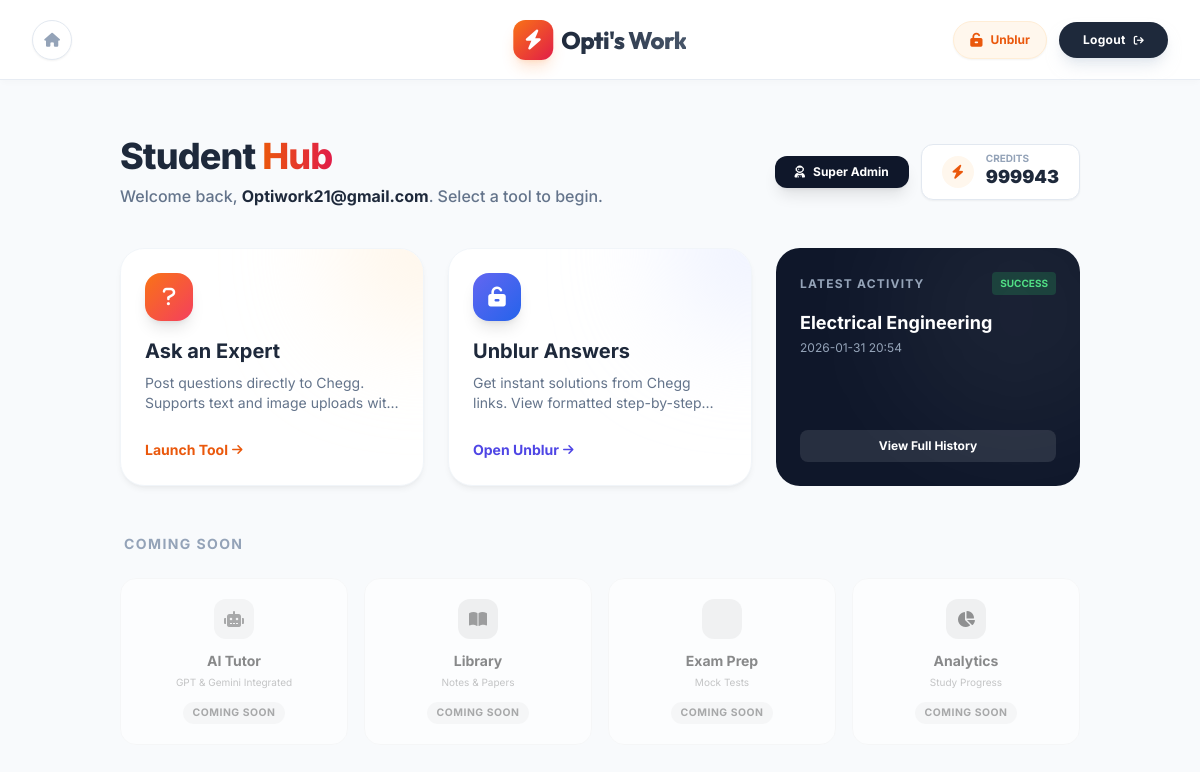
The page /dashboard (signed in) on the database its author committed.
### models.py (models this page shows)
class User(UserMixin, db.Model):
    id = db.Column(db.Integer, primary_key=True)
    username = db.Column(db.String(150), unique=True, nullable=False)
    password = db.Column(db.String(150), nullable=False)
    role = db.Column(db.String(50), default='user')
    credits = db.Column(db.Integer, default=0)
    manager_id = db.Column(db.Integer, db.ForeignKey('user.id'), nullable=True)
    service_accounts = db.relationship('ServiceAccount', backref='owner', lazy=True, foreign_keys='ServiceAccount.owner_id')

class Job(db.Model):
    id = db.Column(db.Integer, primary_key=True)
    user_id = db.Column(db.Integer, db.ForeignKey('user.id'), nullable=False)
    subject = db.Column(db.String(100), nullable=False)
    content = db.Column(db.Text, nullable=False)
    status = db.Column(db.String(50), default='Pending')
    result_message = db.Column(db.Text, nullable=True)
    timestamp = db.Column(db.DateTime, default=datetime.utcnow)

### app.py (the view, shortened to what this page needs)
@app.route('/dashboard', methods=['GET', 'POST'])
@login_required
def dashboard():
    global RECENT_POSTS
    if current_user.role == 'super_admin':
        target_owner_id = None
        accounts = ServiceAccount.query.all()
    elif current_user.role == 'admin':
        target_owner_id = current_user.id
        accounts = ServiceAccount.query.filter_by(owner_id=target_owner_id).all()
    else:
        target_owner_id = current_user.manager_id
        if target_owner_id:
            accounts = ServiceAccount.query.filter_by(owner_id=target_owner_id).all()
        else:
            accounts = []
    my_jobs = Job.query.filter_by(user_id=current_user.id).order_by(Job.timestamp.desc()).all()
    return render_template('dashboard.html',
                           user=current_user,
                           accounts=accounts,
                           jobs=my_jobs)

### app.py (called while the page is built)
@login_manager.user_loader
def load_user(user_id):
    return db.session.get(User, int(user_id))

### templates/dashboard.html (shortened to what this page needs)
{% extends "base.html" %}
{% block content %}
<div id="hub-view" class="min-h-screen pb-20">
    <div class="max-w-7xl mx-auto pt-10 px-4 mb-10 animate-enter">
        <div class="flex flex-col md:flex-row justify-between items-end md:items-center gap-6">
            <div>
                <h1 class="text-4xl font-extrabold text-slate-800 tracking-tight mb-2">
                    Student <span class="text-transparent bg-clip-text bg-gradient-to-r from-orange-600 to-rose-600">Hub</span>
                </h1>
                <p class="text-slate-500 font-medium">Welcome back, <strong class="text-slate-800">{{ user.username }}</strong>. Select a tool to begin.</p>
            </div>
            <div class="flex flex-wrap items-center gap-3">
                {% if user.role == 'super_admin' %}
                <a href="{{ url_for('super_admin_dashboard') }}" class="px-5 py-2 bg-slate-900 text-white text-xs font-bold rounded-xl shadow-lg hover:bg-slate-800 transition-all flex items-center gap-2">
                    <i class="fa-solid fa-user-astronaut"></i> Super Admin
                </a>
                {% endif %}
                <div class="bg-white px-5 py-2 rounded-xl border border-slate-200 shadow-sm flex items-center gap-3">
                    <div class="w-8 h-8 rounded-full bg-orange-50 flex items-center justify-center text-orange-600">
                        <i class="fa-solid fa-bolt text-sm"></i>
                    </div>
                    <div class="flex flex-col leading-none">
                        <span class="text-[10px] uppercase font-bold text-slate-400">Credits</span>
                        <span class="text-lg font-black text-slate-800">{{ user.credits }}</span>
                    </div>
                </div>
            </div>
        </div>
    </div>
    <div class="max-w-7xl mx-auto px-4 grid grid-cols-1 md:grid-cols-2 lg:grid-cols-3 gap-6 mb-12 animate-enter delay-100">
        <div onclick="openTool()" class="glass-card p-6 rounded-3xl cursor-pointer group relative overflow-hidden">
            <div class="absolute top-0 right-0 w-32 h-32 bg-orange-100 rounded-full blur-3xl -mr-16 -mt-16 transition-all group-hover:bg-orange-200"></div>
            <div class="relative z-10">
                <div class="w-12 h-12 rounded-2xl bg-gradient-to-br from-orange-500 to-rose-500 text-white flex items-center justify-center text-xl shadow-lg mb-4">
                    <i class="fa-solid fa-question"></i>
                </div>
                <h3 class="text-xl font-bold text-slate-800 mb-2">Ask an Expert</h3>
                <p class="text-sm text-slate-500 mb-6 line-clamp-2">Post questions directly to Chegg. Supports text and image uploads with OCR.</p>
                <span class="inline-flex items-center text-orange-600 font-bold text-sm group-hover:gap-2 transition-all">
                    Launch Tool <i class="fa-solid fa-arrow-right ml-1 text-xs"></i>
                </span>
            </div>
        </div>
        <a href="{{ url_for('unblur') }}" class="glass-card p-6 rounded-3xl cursor-pointer group relative overflow-hidden block">
            <div class="absolute top-0 right-0 w-32 h-32 bg-indigo-100 rounded-full blur-3xl -mr-16 -mt-16 transition-all group-hover:bg-indigo-200"></div>
            <div class="relative z-10">
                <div class="w-12 h-12 rounded-2xl bg-gradient-to-br from-indigo-500 to-blue-600 text-white flex items-center justify-center text-xl shadow-lg mb-4">
                    <i class="fa-solid fa-unlock-keyhole"></i>
                </div>
                <h3 class="text-xl font-bold text-slate-800 mb-2">Unblur Answers</h3>
                <p class="text-sm text-slate-500 mb-6 line-clamp-2">Get instant solutions from Chegg links. View formatted step-by-step answers.</p>
                <span class="inline-flex items-center text-indigo-600 font-bold text-sm group-hover:gap-2 transition-all">
                    Open Unblur <i class="fa-solid fa-arrow-right ml-1 text-xs"></i>
                </span>
            </div>
        </a>
        {% if jobs %}
        {% set latest = jobs[0] %}
        <div class="bg-slate-900 p-6 rounded-3xl relative overflow-hidden flex flex-col justify-between">
            <div class="absolute top-0 right-0 w-64 h-64 bg-white/5 rounded-full blur-3xl -mr-16 -mt-16"></div>
            <div>
                <div class="flex items-center justify-between mb-4">
                    <span class="text-xs font-bold text-slate-400 uppercase tracking-widest">Latest Activity</span>
                    {% if latest.status == 'Completed' %}
                        <span class="bg-green-500/20 text-green-400 px-2 py-1 rounded text-[10px] font-bold">SUCCESS</span>
                    {% elif latest.status == 'Failed' %}
                        <span class="bg-red-500/20 text-red-400 px-2 py-1 rounded text-[10px] font-bold">FAILED</span>
                    {% else %}
                        <span class="bg-yellow-500/20 text-yellow-400 px-2 py-1 rounded text-[10px] font-bold">PROCESSING</span>
                    {% endif %}
                </div>
                <p class="text-white font-bold line-clamp-2 text-lg leading-snug mb-1">{{ latest.subject }}</p>
                <p class="text-slate-400 text-xs truncate">{{ latest.timestamp.strftime('%Y-%m-%d %H:%M') }}</p>
            </div>
            <button onclick="openTool(); switchTab('history')" class="mt-4 w-full py-2 bg-white/10 hover:bg-white/20 text-white text-xs font-bold rounded-lg transition-colors text-center">
                View Full History
            </button>
        </div>
        {% endif %}
    </div>
    <div class="max-w-7xl mx-auto px-4 mb-8 animate-enter delay-200">
        <h2 class="text-sm font-bold text-slate-400 uppercase tracking-widest mb-6 ml-1">Coming Soon</h2>
        <div class="grid grid-cols-2 md:grid-cols-4 gap-4">
            <div class="bg-white p-5 rounded-2xl border border-slate-100 flex flex-col items-center text-center opacity-60 grayscale hover:grayscale-0 hover:opacity-100 transition-all duration-500">
                <div class="w-10 h-10 rounded-xl bg-emerald-100 text-emerald-600 flex items-center justify-center mb-3">
                    <i class="fa-solid fa-robot"></i>
                </div>
                <h4 class="font-bold text-slate-700 text-sm">AI Tutor</h4>
                <p class="text-[10px] text-slate-400 mt-1 mb-3">GPT & Gemini Integrated</p>
                <span class="badge-soon">Coming Soon</span>
            </div>
            <div class="bg-white p-5 rounded-2xl border border-slate-100 flex flex-col items-center text-center opacity-60 grayscale hover:grayscale-0 hover:opacity-100 transition-all duration-500">
                <div class="w-10 h-10 rounded-xl bg-blue-100 text-blue-600 flex items-center justify-center mb-3">
                    <i class="fa-solid fa-book-open"></i>
                </div>
                <h4 class="font-bold text-slate-700 text-sm">Library</h4>
                <p class="text-[10px] text-slate-400 mt-1 mb-3">Notes & Papers</p>
                <span class="badge-soon">Coming Soon</span>
            </div>
            <div class="bg-white p-5 rounded-2xl border border-slate-100 flex flex-col items-center text-center opacity-60 grayscale hover:grayscale-0 hover:opacity-100 transition-all duration-500">
                <div class="w-10 h-10 rounded-xl bg-purple-100 text-purple-600 flex items-center justify-center mb-3">
                </div>
                <h4 class="font-bold text-slate-700 text-sm">Exam Prep</h4>
                <p class="text-[10px] text-slate-400 mt-1 mb-3">Mock Tests</p>
                <span class="badge-soon">Coming Soon</span>
            </div>
            <div class="bg-white p-5 rounded-2xl border border-slate-100 flex flex-col items-center text-center opacity-60 grayscale hover:grayscale-0 hover:opacity-100 transition-all duration-500">
                <div class="w-10 h-10 rounded-xl bg-rose-100 text-rose-600 flex items-center justify-center mb-3">
                    <i class="fa-solid fa-chart-pie"></i>
                </div>
                <h4 class="font-bold text-slate-700 text-sm">Analytics</h4>
                <p class="text-[10px] text-slate-400 mt-1 mb-3">Study Progress</p>
                <span class="badge-soon">Coming Soon</span>
            </div>
        </div>
    </div>
</div>
{% endblock %}

### templates/base.html (style rules this page uses)
body { font-family: 'Inter', sans-serif; }

### templates/dashboard.html (style rules this page uses)
.animate-enter { animation: slideUpFade 0.6s cubic-bezier(0.16, 1, 0.3, 1) forwards; }
.delay-100 { animation-delay: 0.1s; }
.delay-200 { animation-delay: 0.2s; }
.glass-card { background: white; border: 1px solid #f1f5f9; box-shadow: 0 4px 6px -1px rgba(0, 0, 0, 0.05), 0 2px 4px -1px rgba(0, 0, 0, 0.03); transition: all 0.3s ease; }
.badge-soon { background: #f1f5f9; color: #64748b; font-size: 0.65rem; padding: 0.2rem 0.6rem; border-radius: 9999px; font-weight: 700; text-transform: uppercase; letter-spacing: 0.05em; }

### rows shown on the page
User: username "Optiwork21@gmail.com", credits "999943"
Job: subject "Electrical Engineering", timestamp "2026-01-31 20:54"
